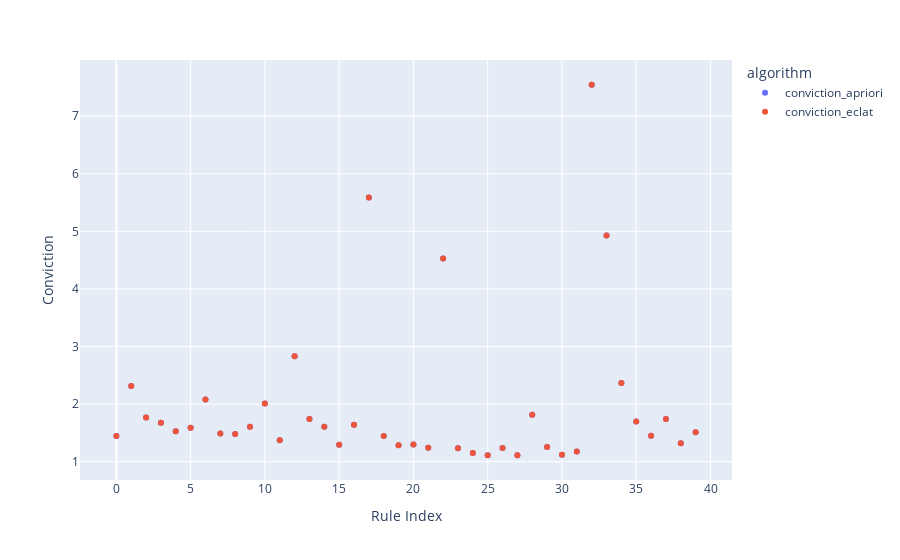

Notebook source saved alongside this figure:
### Code cell
fig = px.scatter(retail_joined, y=['conviction_apriori', 'conviction_eclat'], labels={'index':'Rule Index', 'value':'Conviction', 'variable': 'algorithm', 'lift_apriori':'Apriori', 'lift_eclat': 'ECLAT'})
fig.show()

### Figure 1 — Plotly figure (JSON) as saved in the notebook; plotly's stock layout.template omitted (floating-point values rounded to 4 significant figures)
{"data": [{"hovertemplate": "algorithm=conviction_apriori<br>Rule Index=%{x}<br>Conviction=%{y}<extra></extra>", "legendgroup": "conviction_apriori", "marker": {"color": "#636efa", "symbol": "circle"}, "mode": "markers", "name": "conviction_apriori", "orientation": "v", "showlegend": true, "type": "scatter", "x": [0, 1, 2, 3, 4, 5, 6, 7, 8, 9, 10, 11, 12, 13, 14, 15, 16, 17, 18, 19, 20, 21, 22, 23, 24, 25, 26, 27, 28, 29, 30, 31, 32, 33, 34, 35, 36, 37, 38, 39], "xaxis": "x", "y": [1.447, 2.313, 1.766, 1.673, 1.526, 1.59, 2.077, 1.488, 1.482, 1.604, 2.012, 1.37, 2.829, 1.74, 1.607, 1.294, 1.64, 5.588, 1.444, 1.285, 1.299, 1.241, 4.53, 1.233, 1.151, 1.111, 1.238, 1.112, 1.815, 1.256, 1.121, 1.178, 7.545, 4.927, 2.365, 1.699, 1.449, 1.74, 1.321, 1.51], "yaxis": "y"}, {"hovertemplate": "algorithm=conviction_eclat<br>Rule Index=%{x}<br>Conviction=%{y}<extra></extra>", "legendgroup": "conviction_eclat", "marker": {"color": "#EF553B", "symbol": "circle"}, "mode": "markers", "name": "conviction_eclat", "orientation": "v", "showlegend": true, "type": "scatter", "x": [0, 1, 2, 3, 4, 5, 6, 7, 8, 9, 10, 11, 12, 13, 14, 15, 16, 17, 18, 19, 20, 21, 22, 23, 24, 25, 26, 27, 28, 29, 30, 31, 32, 33, 34, 35, 36, 37, 38, 39], "xaxis": "x", "y": [1.447, 2.313, 1.766, 1.673, 1.526, 1.59, 2.077, 1.488, 1.482, 1.604, 2.012, 1.37, 2.829, 1.74, 1.607, 1.294, 1.64, 5.588, 1.444, 1.285, 1.299, 1.241, 4.53, 1.233, 1.151, 1.111, 1.238, 1.112, 1.815, 1.256, 1.121, 1.178, 7.545, 4.927, 2.365, 1.699, 1.449, 1.74, 1.321, 1.51], "yaxis": "y"}], "layout": {"legend": {"title": {"text": "algorithm"}, "tracegroupgap": 0}, "margin": {"t": 60}, "xaxis": {"anchor": "y", "domain": [0, 1], "title": {"text": "Rule Index"}}, "yaxis": {"anchor": "x", "domain": [0, 1], "title": {"text": "Conviction"}}}}
